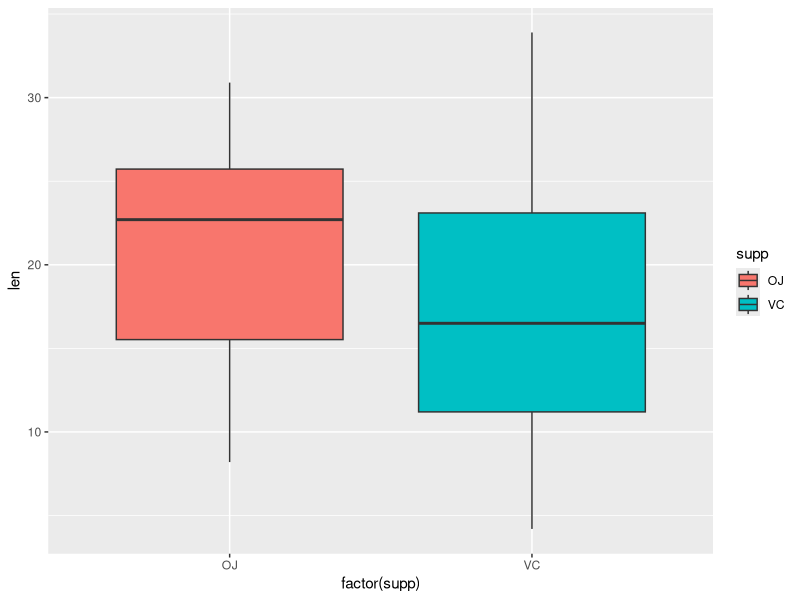
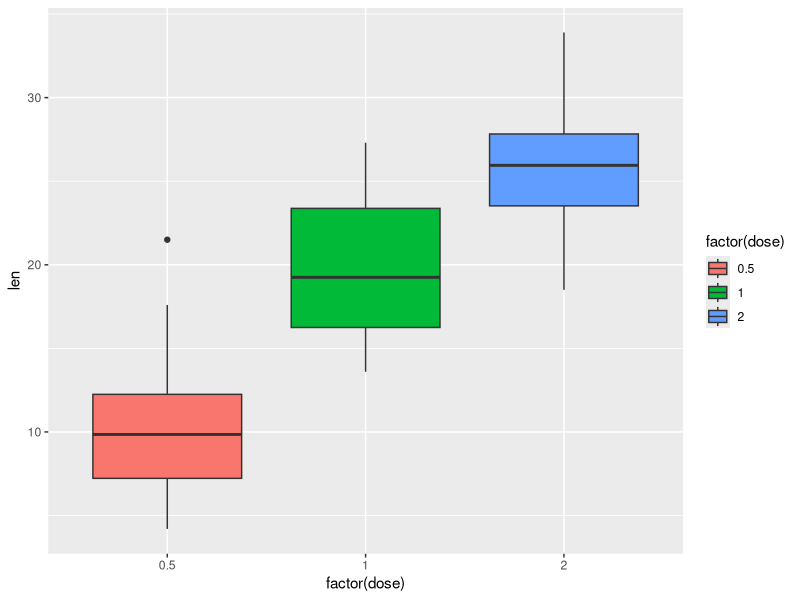

R code for these plots, in order:
## ---- chunk 1
knitr::opts_chunk$set(echo = TRUE)
## ---- chunk 2
# load libraries
library(ggplot2) # for visualization
## ---- chunk 3
data("ToothGrowth")
str(ToothGrowth)
## ---- chunk 4
summary(ToothGrowth)
## ---- chunk 5
ggplot(ToothGrowth, aes(x=factor(supp), y=len,fill=supp)) +
    geom_boxplot()
## ---- chunk 6
OJ <- subset(ToothGrowth, supp == "OJ", select = len)
VC <- subset(ToothGrowth, supp == "VC", select = len)
## ---- chunk 7
t <- t.test(OJ, VC, paired = FALSE)$p.value
t
## ---- chunk 8
ggplot(ToothGrowth, aes(x=factor(dose), y=len,fill=factor(dose))) +
     geom_boxplot()
## ---- chunk 9
dose1 <- subset(ToothGrowth, dose == 0.5)$len
dose2 <- subset(ToothGrowth, dose == 1)$len
dose3 <- subset(ToothGrowth, dose == 2)$len
## ---- chunk 10
t1 <- t.test(dose1, dose2, paired = FALSE)$p.value
t2 <- t.test(dose1, dose3, paired = FALSE)$p.value
t3 <- t.test(dose2, dose3, paired = FALSE)$p.value
t1; t2; t3
